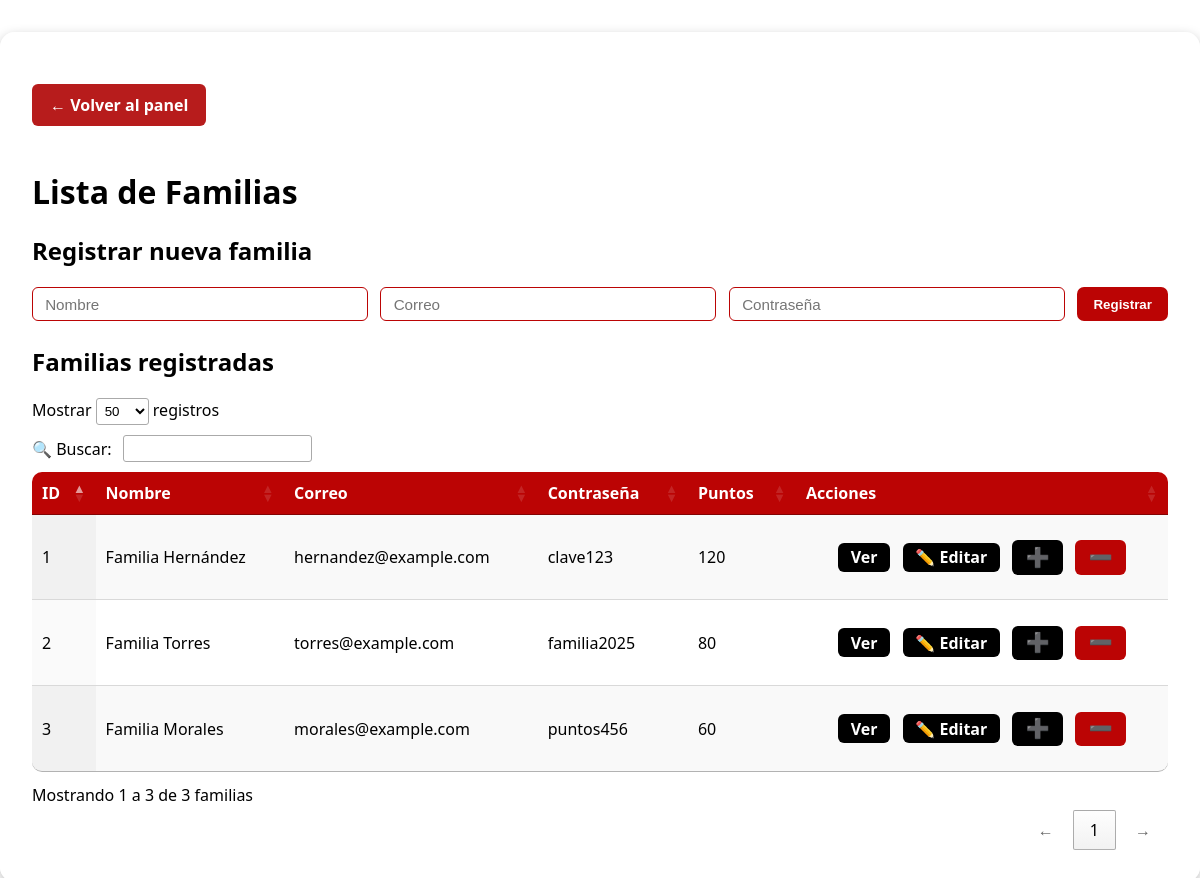
The app's page /lista_familias with its own data.
### app/models.py (models this page shows, shortened)
class Familia(db.Model):
    id = db.Column(db.Integer, primary_key=True)
    nombre = db.Column(db.String(100), nullable=False)
    correo = db.Column(db.String(100), unique=True, nullable=False)
    password = db.Column(db.String(100), nullable=False)
    puntos = db.Column(db.Integer, default=0)
    qr_version = db.Column(db.Integer, default=1)

### app/routes.py (the view, shortened to what this page needs)
@app.route('/lista_familias', methods=['GET', 'POST'])
def lista_familias():
    termino_busqueda = request.args.get('buscar', '').strip()
    if termino_busqueda:
        termino_normalizado = quitar_acentos(termino_busqueda.lower())
        familias = Familia.query.all()
        familias = [
            f for f in familias
            if termino_normalizado in quitar_acentos(f.nombre.lower())
        ]
    else:
        familias = Familia.query.all()
    return render_template('lista_familias.html', familias=familias, buscar=termino_busqueda)

### app/__init__.py (called while the page is built)
@app.before_request
def mantener_sesion_activa():
    session.permanent = True

### app/routes.py (called while the page is built)
@app.before_request
def refrescar_timeout():
    if "admin_id" in session:
        now = datetime.utcnow()
        last = session.get("last_activity", now)
        if hasattr(last, "tzinfo") and last.tzinfo is not None:
            last = last.astimezone(timezone.utc).replace(tzinfo=None)
        if now - last > timedelta(minutes=30):  # tu inactividad límite
            entry = LogEntry(
                user=session.get("nombre_usuario"),
                role=session.get("rol"),
                action="timeout sesión",
                entity="Admin",
                details="Cierre de sesión por inactividad"
            )
            db.session.add(entry)
            db.session.commit()
            session.clear()
            return redirect(url_for("login"))

### app/templates/lista_familias.html (shortened to what this page needs)
<!DOCTYPE html>
<html lang="es">
<head>
    <link rel="stylesheet" href="{{ url_for('static', filename='css/lista_familias.css') }}">
    <link rel="stylesheet" href="https://cdn.datatables.net/1.13.6/css/jquery.dataTables.min.css">
</head>
<body>
    <div class="admin-contenedor">
        <a href="{{ url_for('panel_admin') }}" class="btn-volver" style="margin-bottom:1.4em;">← Volver al panel</a>
        <h1>Lista de Familias</h1>
        <h2>Registrar nueva familia</h2>
        <form method="POST" action="{{ url_for('lista_familias') }}" class="familia-form">
            <input type="text" name="nombre" placeholder="Nombre" required>
            <input type="email" name="correo" placeholder="Correo" required>
            <input type="password" name="password" placeholder="Contraseña" required>
            <button type="submit" class="btn btn-primary">Registrar</button>
        </form>
        <h2>Familias registradas</h2>
        <div class="table-responsive">
            <table id="tabla-familias" class="display">
                <thead>
                    <tr>
                        <th>ID</th>
                        <th>Nombre</th>
                        <th>Correo</th>
                        <th>Contraseña</th>
                        <th>Puntos</th>
                        <th>Acciones</th>
                    </tr>
                </thead>
                <tbody>
                    {% for f in familias %}
                    <tr>
                        <td>{{ f.id }}</td>
                        <td>{{ f.nombre }}</td>
                        <td>{{ f.correo }}</td>
                        <td>{{ f.password }}</td>
                        <td id="puntos-{{ f.id }}">{{ f.puntos }}</td>
                        <td class="acciones">
                            <a href="{{ url_for('ver_familia', familia_id=f.id) }}">Ver</a>
                            <a href="{{ url_for('editar_familia', familia_id=f.id) }}">✏️ Editar</a>
                            <button type="button" onclick="sumar({{ f.id }})" class="sumar" title="Sumar puntos">➕</button>
                            <button type="button" onclick="canjear({{ f.id }})" class="canjear" title="Canjear puntos">➖</button>
                        </td>
                    </tr>
                    {% endfor %}
                </tbody>
            </table>
        </div>
    </div>
</body>
</html>

### app/static/css/lista_familias.css (style rules this page uses)
body { background-image: url("../img/PRUEBA5.jpg"); background-size: cover; background-position: center; background-repeat: no-repeat; font-family: 'Segoe UI', Arial, sans-serif; margin: 0; padding: 0; }
a.btn-volver, button.btn-volver { display: inline-block; margin: 20px 0; padding: 10px 18px; background-color: #b71c1c !important; color: white !important; border-radius: 6px; text-decoration: none; font-weight: bold; transition: background-color 0.3s ease, transform 0.1s ease; }
.admin-contenedor { background: rgba(255, 255, 255, 0.92); padding: 2rem; border-radius: 15px; max-width: 1200px; margin: 2rem auto; box-shadow: 0 4px 12px rgba(0,0,0,0.25); min-height: 500px; }
.btn-primary { background-color: #8b0000; color: white; padding: 0.6em 1.2em; border-radius: 7px; text-decoration: none; font-weight: bold; transition: background 0.2s ease; }
.familia-form { display: flex; gap: 0.8rem; flex-wrap: wrap; margin-bottom: 1.5rem; }
.familia-form input { padding: 0.5em 0.8em; border-radius: 6px; border: 1px solid #bb0404; font-size: 0.95rem; flex: 1; }
.familia-form button { background-color: #bb0404; color: white; border: none; padding: 0.6em 1.2em; border-radius: 7px; cursor: pointer; font-weight: bold; transition: background 0.2s ease; }
table { width: 100%; border-collapse: collapse; background-color: white; overflow: hidden; border-radius: 10px; }
th { background-color: #bb0404; color: white; text-align: left; padding: 0.75em; }
td { padding: 0.75em; border-top: 1px solid #ddd; }
.acciones { display: flex; gap: 0.5rem; flex-wrap: wrap; justify-content: center; }
.acciones a { text-decoration: none; font-weight: bold; padding: 0.4em 0.8em; border-radius: 6px; color: white; background-color: black; transition: background 0.2s ease; }
.sumar { background-color: black; color: white; font-size: 1.2rem; border: none; padding: 0.4em 0.7em; border-radius: 6px; cursor: pointer; transition: background 0.2s ease; }
.canjear { background-color: #bb0404; color: white; font-size: 1.2rem; border: none; padding: 0.4em 0.7em; border-radius: 6px; cursor: pointer; transition: background 0.2s ease; }
table.dataTable { min-height: 300px; }
td.acciones { text-align: center; }
.acciones { display: flex; justify-content: center; align-items: center; gap: 0.4em; }
td.acciones { white-space: nowrap; text-align: center; }
td.acciones a, td.acciones button { display: inline-block; margin: 0 2px; vertical-align: middle; }
#tabla-familias td.acciones { display: table-cell !important; white-space: nowrap !important; vertical-align: middle !important; padding-top: 6px !important; padding-bottom: 6px !important; }
#tabla-familias td.acciones > a, #tabla-familias td.acciones > button { display: inline-block !important; margin: 0 4px !important; vertical-align: middle !important; line-height: 1 !important; }
#tabla-familias tbody td { vertical-align: middle !important; }
#tabla-familias td.acciones.acciones { display: table-cell !important; }

### records on screen
Familia: id "1", nombre "Familia Hernández", correo "hernandez@example.com", password "clave123", puntos "120"
Familia: id "2", nombre "Familia Torres", correo "torres@example.com", password "familia2025", puntos "80"
Familia: id "3", nombre "Familia Morales", correo "morales@example.com", password "puntos456", puntos "60"
